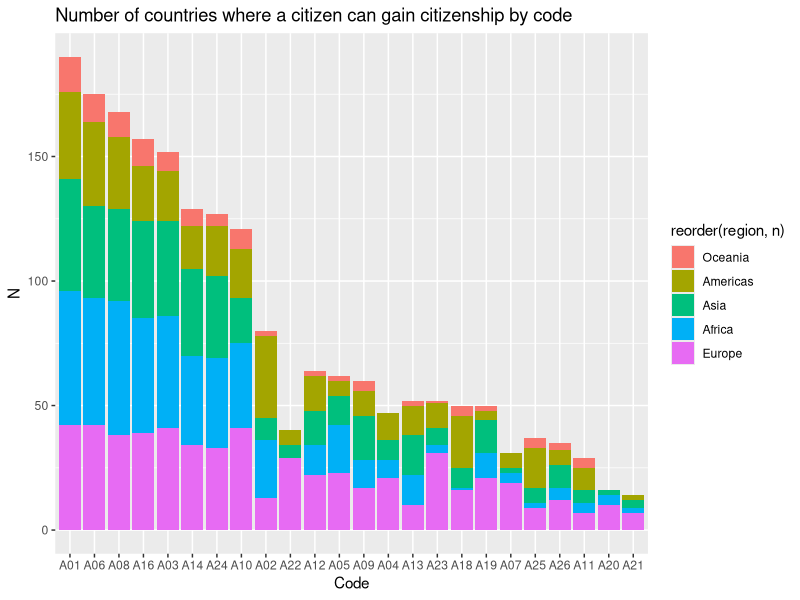
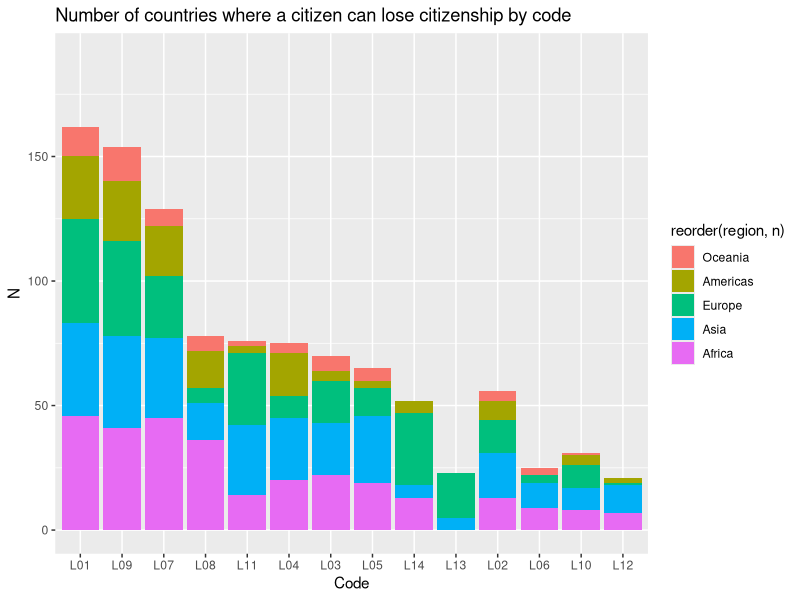
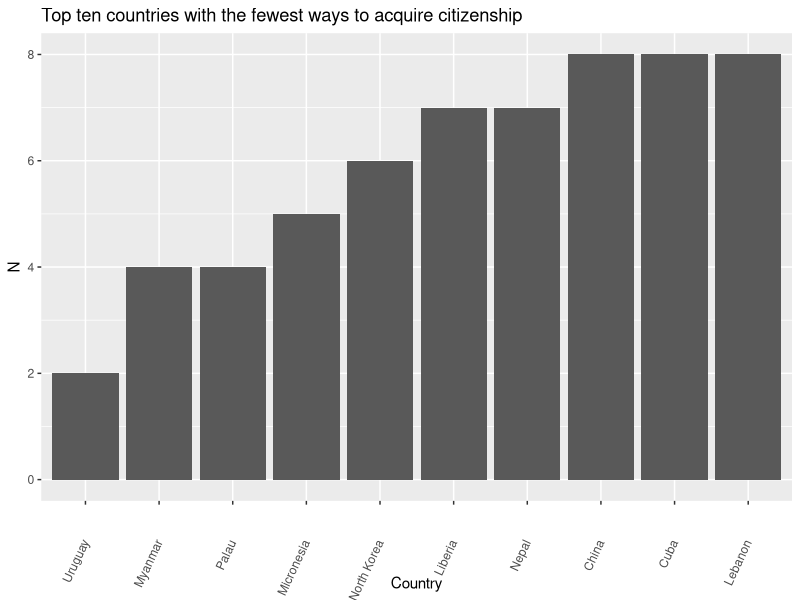
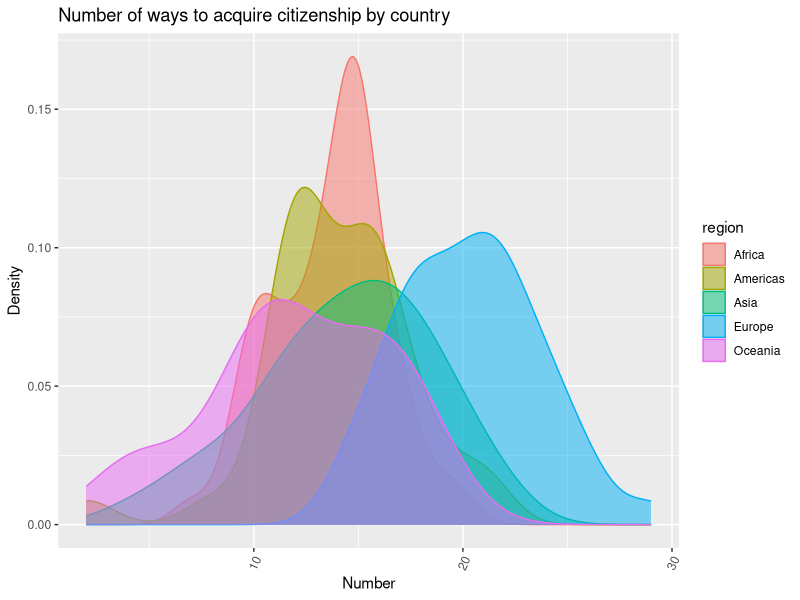
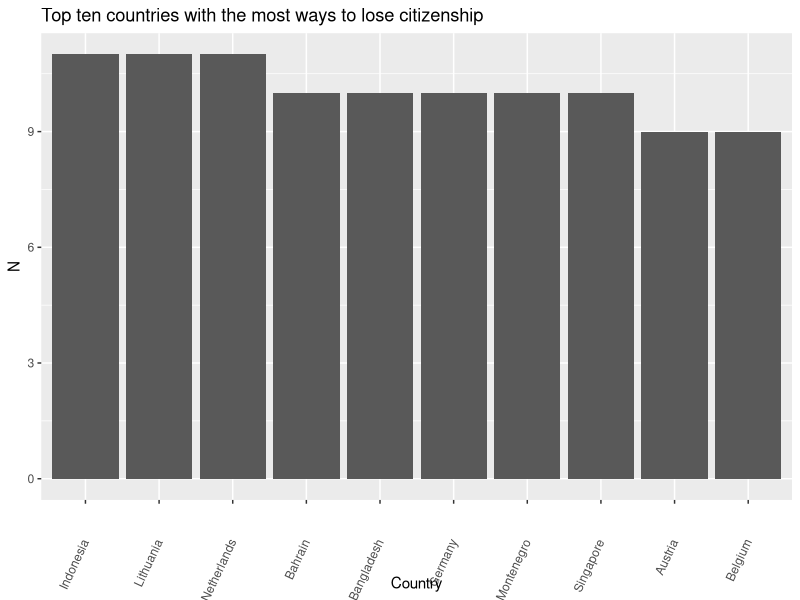
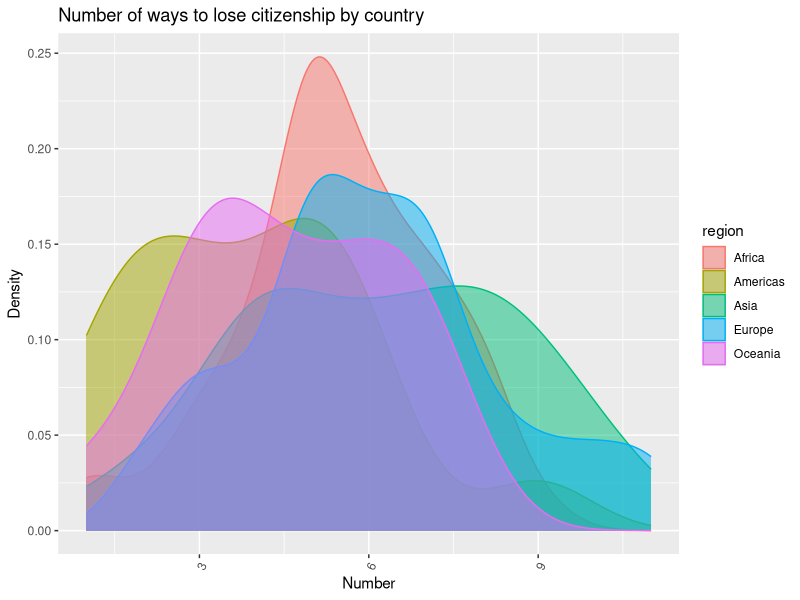

Generate these figures, in order, with R:
## ---- chunk 1
knitr::opts_chunk$set(message = FALSE, warning = FALSE, echo = FALSE)
## ---- chunk 2
library(magrittr)
library(dplyr)
library(tidyr)
library(ggplot2)
library(purrr)

df <- readr::read_csv("../data/data_v1.0_country-year.csv")

df_long <- df %>%
  tidyr::pivot_longer(names_to = "sub_code", values_to = "values", -c(iso3, country, year, region)) %>% 
  mutate(bin = grepl("bin", sub_code),
         acq = grepl("A", sub_code),
         loss = grepl("L", sub_code),
         code = substr(sub_code, 1, 3)
         )
## ---- chunk 3
acq_codes <- df_long %>% filter(acq) %>% distinct(code) %>% pull()
n_acq <- length(acq_codes)

loss_codes <- df_long %>% filter(loss) %>% distinct(code) %>% pull()
n_loss <- length(loss_codes)

n_cntry <- df %>% distinct(country) %>% pull() %>% length()
## ---- chunk 4
df_long %>%
  filter(bin) %>%
  filter(acq) %>%
  filter(values == 99) %>% 
  distinct(country)
## ---- chunk 5
acq_code_common <- df_long %>%
  filter(bin) %>%
  filter(acq) %>%
  filter(values == 1) %>%
  distinct(code, country, region) %>% 
  group_by(code, region) %>% 
  tally() %>% 
  arrange(desc(n))

ggplot(acq_code_common, aes(x = reorder(code, -n), y = n, fill = reorder(region, n))) +
  geom_bar(stat="identity") +
  labs(y = "N",
       x = "Code",
       title = "Number of countries where a citizen can gain citizenship by code") +
  ylim(0, n_cntry)
## ---- chunk 6
loss_code_common <- df_long %>%
  filter(bin) %>%
  filter(loss) %>%
  filter(values == 1) %>%
  distinct(code, country, region) %>% 
  group_by(code, region) %>% 
  tally() %>% 
  arrange(desc(n))

ggplot(loss_code_common, aes(x = reorder(code, -n), y = n, fill = reorder(region, n))) +
  geom_bar(stat="identity") +
  labs(y = "N",
       x = "Code",
       title = "Number of countries where a citizen can lose citizenship by code") +
  ylim(0, n_cntry)
## ---- chunk 7
acq_top_10 <- df_long %>%
    filter(bin) %>%
    filter(acq) %>%
    filter(values == 1) %>% 
    group_by(country, region) %>% 
    tally() %>% 
    arrange(n) %>%
    ungroup()

ggplot(acq_top_10 %>% 
    slice(1:10), 
       aes(x = reorder(country, n), y = n)) +
  geom_bar(stat="identity") +
  labs(y = "N",
       x = "Country",
       title = "Top ten countries with the fewest ways to acquire citizenship") +
   theme(axis.text.x = element_text(angle = 65, vjust = 0.5, hjust=1))
## ---- chunk 8
ggplot(acq_top_10,
       aes(x = n, fill = region, color = region)) +
  geom_density(alpha = .5) +
  labs(y = "Density",
       x = "Number",
       title = "Number of ways to acquire citizenship by country") +
   theme(axis.text.x = element_text(angle = 65, hjust=1))
## ---- chunk 9
loss_top_10 <- df_long %>%
    filter(bin) %>%
    filter(loss) %>%
    filter(values == 1) %>% 
    group_by(country, region) %>% 
    tally() %>% 
    arrange(desc(n)) %>%
    ungroup()

ggplot(loss_top_10 %>% 
    slice(1:10), 
       aes(x = reorder(country, -n), y = n)) +
  geom_bar(stat="identity") +
  labs(y = "N",
       x = "Country",
       title = "Top ten countries with the most ways to lose citizenship") +
   theme(axis.text.x = element_text(angle = 65, vjust = 0.5, hjust=1))
## ---- chunk 10
ggplot(loss_top_10,
       aes(x = n, fill = region, color = region)) +
  geom_density(alpha = .5) +
  labs(y = "Density",
       x = "Number",
       title = "Number of ways to lose citizenship by country") +
   theme(axis.text.x = element_text(angle = 65, hjust=1))
